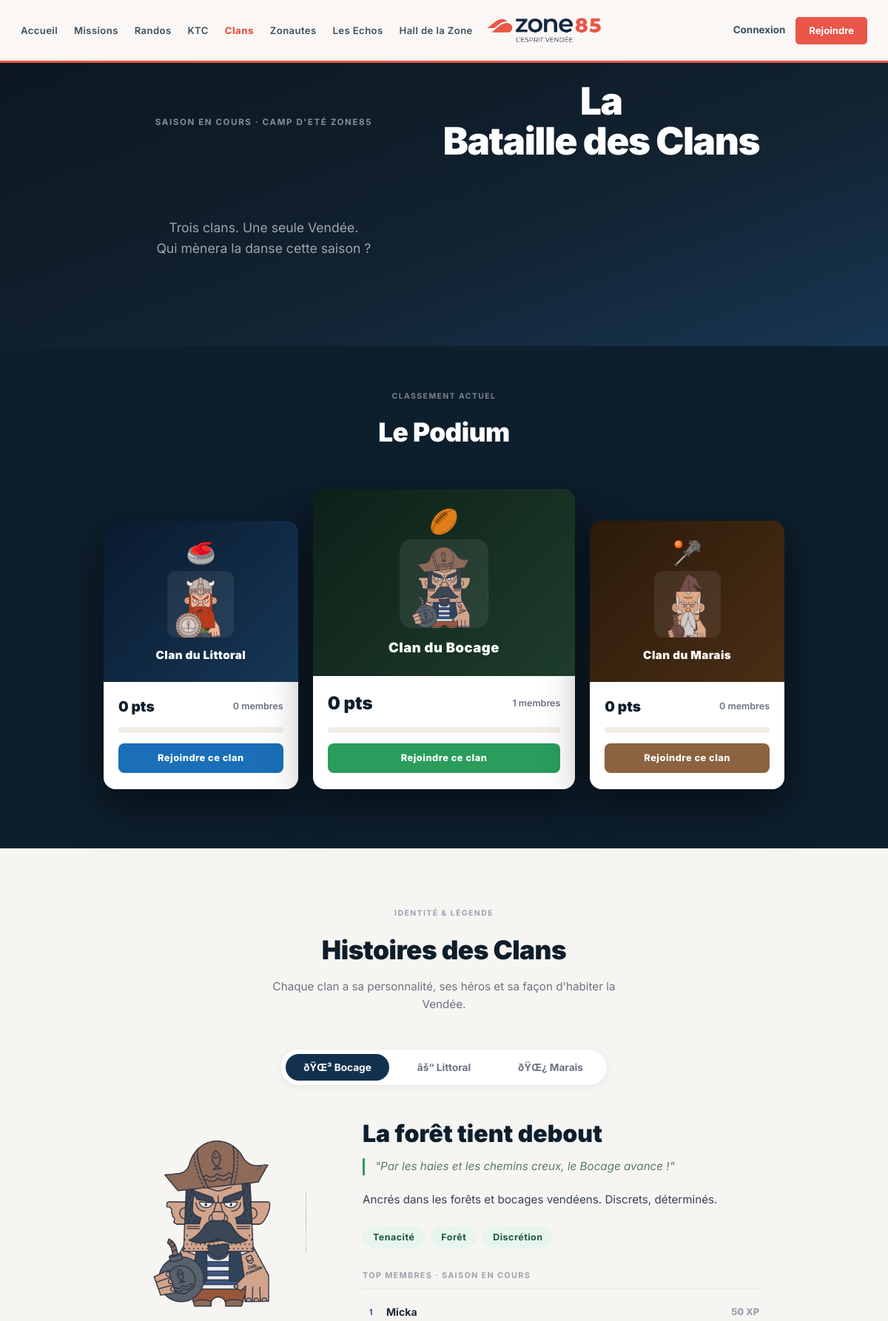
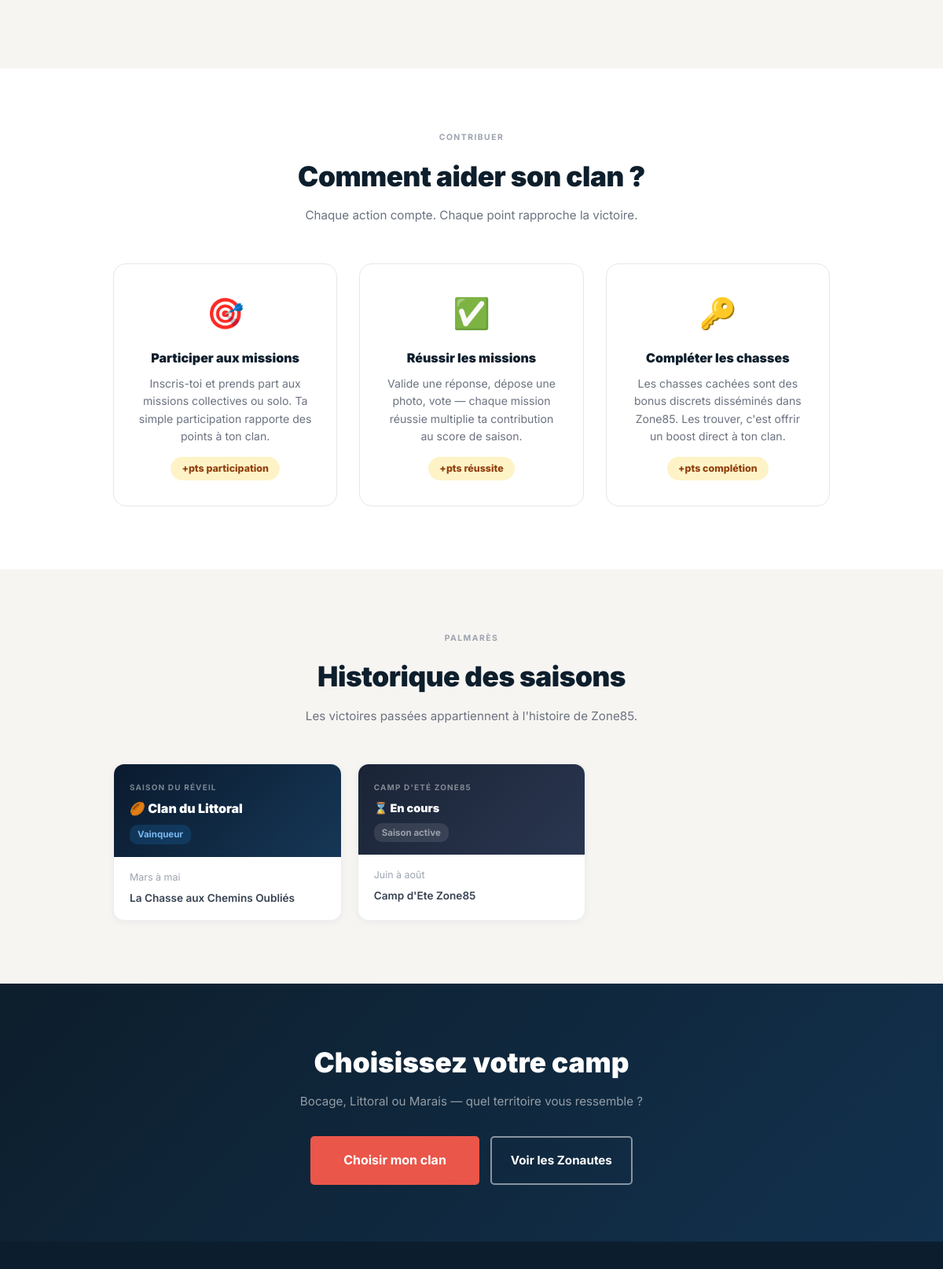
The app's page /clans.php (upper part) with its own data (2 pictures, top to bottom).
### tables this page shows
CREATE TABLE IF NOT EXISTS seasons (
  id                 INT UNSIGNED AUTO_INCREMENT PRIMARY KEY,
  title              VARCHAR(200) NOT NULL,
  slug               VARCHAR(200) NOT NULL,
  description        TEXT,
  description_long   TEXT NULL,
  period_label       VARCHAR(100),
  start_date         DATE,
  end_date           DATE,
  closed_at          DATETIME NULL,
  status             ENUM('upcoming','active','archived') NOT NULL DEFAULT 'upcoming',
  theme_color        VARCHAR(20),
  color_primary      VARCHAR(20) NULL,
  color_secondary    VARCHAR(20) NULL,
  emoji              VARCHAR(20) NULL,
  image_url          VARCHAR(255) NULL,
  badge_reward_id    INT UNSIGNED NULL,
  grande_mission_id  INT UNSIGNED NULL,
  winner_clan_id     INT UNSIGNED NULL,
  main_game_id       INT UNSIGNED NULL,
  created_at         DATETIME NOT NULL DEFAULT CURRENT_TIMESTAMP,
  updated_at         DATETIME NOT NULL DEFAULT CURRENT_TIMESTAMP ON UPDATE CURRENT_TIMESTAMP,
  UNIQUE KEY uq_seasons_slug (slug),
  KEY idx_seasons_status (status),
  KEY idx_seasons_dates  (start_date, end_date)
);

CREATE TABLE IF NOT EXISTS clans (
  id               INT UNSIGNED AUTO_INCREMENT PRIMARY KEY,
  name             VARCHAR(100) NOT NULL,
  slug             VARCHAR(100) NOT NULL,
  description      TEXT,
  mascot_image     VARCHAR(255),
  color_primary    VARCHAR(20) DEFAULT '#12314e',
  color_secondary  VARCHAR(20) DEFAULT '#163756',
  motto            VARCHAR(255),
  cry              VARCHAR(255),
  is_active        TINYINT(1) DEFAULT 1,
  created_at       DATETIME NOT NULL DEFAULT CURRENT_TIMESTAMP,
  updated_at       DATETIME NOT NULL DEFAULT CURRENT_TIMESTAMP ON UPDATE CURRENT_TIMESTAMP,
  UNIQUE KEY uq_clans_slug (slug)
);

CREATE TABLE IF NOT EXISTS season_trophies (
  id               INT UNSIGNED AUTO_INCREMENT PRIMARY KEY,
  season_id        INT UNSIGNED NOT NULL,
  winning_clan_id  INT UNSIGNED NOT NULL,
  runner_up_clan_id INT UNSIGNED NULL,
  title            VARCHAR(200),
  description      TEXT,
  score_final      INT UNSIGNED DEFAULT 0,
  clan_score       INT UNSIGNED DEFAULT 0,
  runner_up_score  INT UNSIGNED DEFAULT 0,
  trophy_image     VARCHAR(255) NULL,
  awarded_at       DATETIME NULL,
  notes            TEXT NULL,
  created_at       DATETIME NOT NULL DEFAULT CURRENT_TIMESTAMP,
  KEY idx_st_clan (winning_clan_id),
  CONSTRAINT fk_trophy_season    FOREIGN KEY (season_id)        REFERENCES seasons(id) ON DELETE CASCADE,
  CONSTRAINT fk_trophy_clan      FOREIGN KEY (winning_clan_id)  REFERENCES clans(id)   ON DELETE CASCADE,
  CONSTRAINT fk_trophy_runner_up FOREIGN KEY (runner_up_clan_id) REFERENCES clans(id)  ON DELETE SET NULL
);

CREATE TABLE IF NOT EXISTS games (
  id               INT UNSIGNED AUTO_INCREMENT PRIMARY KEY,
  season_id        INT UNSIGNED NULL,
  title            VARCHAR(200) NOT NULL,
  slug             VARCHAR(200) NOT NULL,
  description      TEXT,
  game_type        ENUM('seasonal_event','evergreen','hidden_hunt','premium_game','editorial_game') NOT NULL,
  status           ENUM('draft','active','archived','coming_soon') NOT NULL DEFAULT 'draft',
  is_paid          TINYINT(1) DEFAULT 0,
  is_collective    TINYINT(1) DEFAULT 0,
  cover_image      VARCHAR(255),
  rules            TEXT,
  start_date       DATE NULL,
  end_date         DATE NULL,
  created_at       DATETIME NOT NULL DEFAULT CURRENT_TIMESTAMP,
  updated_at       DATETIME NOT NULL DEFAULT CURRENT_TIMESTAMP ON UPDATE CURRENT_TIMESTAMP,
  UNIQUE KEY uq_games_slug (slug),
  CONSTRAINT fk_games_season FOREIGN KEY (season_id) REFERENCES seasons(id) ON DELETE SET NULL
);

### clans.php (the view, shortened to what the rows shown need)
<?php
require_once 'includes/data.php';
require_once 'includes/functions.php';
require_once 'includes/repositories.php';
if (db_enabled()) {
    $_clans_db = fetch_all_clans();
    if ($_clans_db !== null) $clans = $_clans_db;
    $_season_db = fetch_active_season();
    if ($_season_db !== null) $active_season = $_season_db;
    $_trophies_db = fetch_trophies();
}
$podium_clans = array_values($clans);
usort($podium_clans, fn($a, $b) => $a['podium_rank'] <=> $b['podium_rank']);
$by_rank = [];
foreach ($podium_clans as $c) {
    $by_rank[$c['podium_rank']] = $c;
}
$podium_display = [
    $by_rank[2] ?? null,
    $by_rank[1] ?? null,
    $by_rank[3] ?? null,
];
$clan_colors = [
    'bocage'   => ['bg' => '#0d2018', 'bg2' => '#1e3d2b', 'bar' => '#2a9d5c', 'medal' => '&#127947;'],
    'littoral' => ['bg' => '#0a1a2e', 'bg2' => '#163756', 'bar' => '#1a6fb8', 'medal' => '&#9875;'],
    'marais'   => ['bg' => '#2b1a0a', 'bg2' => '#4a2e15', 'bar' => '#8b6340', 'medal' => '&#127807;'],
];
$clan_keywords = [
    'bocage'   => ['Tenacité', 'Forêt', 'Discrétion'],
    'littoral' => ['Audace', 'Horizon', 'Sel'],
    'marais'   => ['Patience', 'Profondeur', 'Secrets'],
];
$clan_cries = [
    'bocage'   => '"Par les haies et les chemins creux, le Bocage avance !"',
    'littoral' => '"La mer nous appelle, les vagues nous portent !"',
    'marais'   => '"Dans le silence des eaux, la force attend."',
];
$rank_medals = [1 => '&#127945;', 2 => '&#129356;', 3 => '&#129357;'];
$archived_seasons = array_filter($seasons, fn($s) => $s['status'] === 'archived');
require_once 'includes/header.php';
?>
<section class="clans-hero">
  <div class="clans-hero-inner">
    <p class="overline-label">
      <?php if ($active_season): ?>
        Saison en cours &middot; <?= e($active_season['title']) ?>
      <?php else: ?>
        Zone85 &mdash; Vendée
      <?php endif; ?>
    </p>
    <h1>La Bataille&nbsp;des&nbsp;Clans</h1>
    <p class="hero-sub">Trois clans. Une seule Vendée.<br>Qui mènera la danse cette saison&nbsp;?</p>
  </div>
</section>
<section class="podium-section">
  <div class="section-header" style="color:#fff;">
    <h2 style="color:#fff;">Le Podium</h2>
  </div>
  <div class="podium-grid">
    <?php foreach ($podium_display as $clan): if (!$clan) continue;
      $rank  = (int)$clan['podium_rank'];
      $slug  = $clan['slug'];
      $col   = $clan_colors[$slug] ?? ['bg' => '#0d1e2c', 'bg2' => '#12314e', 'bar' => '#888', 'medal' => ''];
      $medal = $rank_medals[$rank] ?? '';
      $is_first = $rank === 1;
      $card_class = 'podium-card' . ($is_first ? ' podium-card-first' : '');
    ?>
    <div class="<?= e($card_class) ?>">
      <div class="pc-header" style="background:linear-gradient(135deg,<?= e($col['bg']) ?>,<?= e($col['bg2']) ?>);">
        <span class="pc-medal"><?= $medal ?></span>
        <div class="pc-masc">
          <img src="<?= img(e($clan['mascot'])) ?>" alt="Mascotte <?= e(ucfirst($slug)) ?>">
        </div>
        <div class="pc-clan-name"><?= e($clan['name']) ?></div>
      </div>
      <div class="pc-body">
        <div class="pc-score-row">
          <span class="pc-score"><?= format_score((int)$clan['season_score']) ?></span>
          <span class="pc-members"><?= (int)$clan['members_count'] ?> membres</span>
        </div>
        <div class="pc-bar-bg">
        </div>
        <a href="inscription.php?clan=<?= e($slug) ?>" class="pc-btn <?= e($slug) ?>-btn">
          Rejoindre ce clan
        </a>
      </div>
    </div>
    <?php endforeach; ?>
  </div>
</section>
<section class="clans-stories">
  <div class="container">
    <div class="section-header">
      <h2>Histoires des Clans</h2>
    </div>
    <div class="story-panels">
      <?php $first_panel = true; foreach (['bocage', 'littoral', 'marais'] as $slug):
        $c = $clans[$slug] ?? null;
        $panel_active = $first_panel ? ' active' : '';
        $first_panel  = false;
        $cry   = $clan_cries[$slug]    ?? '';
        $kws   = $clan_keywords[$slug] ?? [];
        $kw_cls = $slug . '-kw';
      ?>
      <div
        class="story-panel<?= $panel_active ?>"
        id="panel-<?= e($slug) ?>"
        data-clan="<?= e($slug) ?>"
        role="tabpanel"
        aria-labelledby="tab-<?= e($slug) ?>"
      >
        <div class="story-inner">
          <div class="story-masc-col">
            <img
              src="<?= img(e($c['mascot'])) ?>"
              alt="Mascotte <?= e(ucfirst($slug)) ?>"
              class="story-masc-img"
            >
          </div>
          <div class="story-info-col">
            <h3 class="story-hero-name"><?= e($c['hero_name']) ?></h3>
            <p class="story-cry"><?= e($cry) ?></p>
            <p class="story-desc"><?= e($c['description']) ?></p>
            <div class="story-keywords">
              <?php foreach ($kws as $kw): ?>
              <span class="story-kw <?= e($kw_cls) ?>"><?= e($kw) ?></span>
              <?php endforeach; ?>
            </div>
            <p class="story-top5-title">Top membres &middot; Saison en cours</p>
            <?php if (!empty($c['top_members'])): ?>
            <ol class="story-top5-list">
              <?php foreach (array_slice($c['top_members'], 0, 5) as $i => $member): ?>
              <li>
                <span class="st-rank"><?= $i + 1 ?></span>
                <span class="st-name"><?= e($member['pseudo']) ?></span>
                <span class="st-xp"><?= format_xp((int)$member['xp_season']) ?></span>
              </li>
              <?php endforeach; ?>
            </ol>
            <?php else: ?>
            <p class="story-empty">Rejoins le clan pour figurer ici.</p>
            <?php endif; ?>
          </div>
        </div>
      </div>
      <?php endforeach; ?>
    </div>
  </div>
</section>
<section class="clan-help">
  <div class="container">
    <div class="section-header">
      <h2>Comment aider son clan&nbsp;?</h2>
    </div>
  </div>
</section>
<section class="seasons-history">
  <div class="container">
    <div class="section-header">
      <h2>Historique des saisons</h2>
    </div>
    <div class="seasons-grid">
      <?php foreach ($archived_seasons as $s):
        $wc    = $s['winner_clan'] ?? '';
        $hdr   = $wc ? 'shc-header-' . $wc : 'shc-header-none';
        $badge = $wc ? 'shc-badge-' . $wc  : 'shc-badge-none';
        $winner_label = $s['winner_label'] ?? ($wc ? ucfirst($wc) : 'En cours');
      ?>
      <div class="season-hist-card">
        <div class="shc-header <?= e($hdr) ?>">
          <p class="shc-season-label"><?= e($s['title']) ?></p>
          <div class="shc-winner">&#127945; <?= e($winner_label) ?></div>
          <span class="shc-winner-badge <?= e($badge) ?>">Vainqueur</span>
        </div>
        <div class="shc-body">
          <p class="shc-period"><?= e($s['period'] ?? '') ?></p>
          <?php if (!empty($s['main_mission'])): ?>
          <p class="shc-mission"><?= e($s['main_mission']) ?></p>
          <?php endif; ?>
        </div>
      </div>
      <?php endforeach; ?>
      <?php if ($active_season): ?>
      <div class="season-hist-card">
        <div class="shc-header shc-header-none">
          <p class="shc-season-label"><?= e($active_season['title']) ?></p>
          <div class="shc-winner" style="font-size:.9rem;">&#8987; En cours</div>
          <span class="shc-winner-badge shc-badge-none">Saison active</span>
        </div>
        <div class="shc-body">
          <p class="shc-period"><?= e($active_season['period'] ?? '') ?></p>
          <?php if (!empty($active_season['main_mission'])): ?>
          <p class="shc-mission"><?= e($active_season['main_mission']) ?></p>
          <?php endif; ?>
        </div>
      </div>
      <?php endif; ?>
    </div>
  </div>
</section>
<section class="clans-cta">
  <div class="container">
    <h2>Choisissez votre camp</h2>
  </div>
</section>
<?php
require_once 'includes/footer.php';
?>

### records on screen
seasons: title "CAMP D'ETÉ ZONE85", period_label "Juin à août", main_game.title "Camp d'Ete Zone85"
clans: id "🥌", mascot_image+slug (picture), name "Clan du Littoral", season_score "0 pts", members_count "0"
clans: id "🏉", mascot_image+slug (picture), name "Clan du Bocage", season_score "0 pts", members_count "1", mascot_image (picture), motto "La forêt tient debout", description "Ancrés dans les forêts et bocages vendéens. Discrets, déterminés."
clans: id "🥍", mascot_image+slug (picture), name "Clan du Marais", season_score "0 pts", members_count "0"
season_trophies: season.title "SAISON DU RÉVEIL", winning_clan.name "Clan du Littoral", period "Mars à mai", main_mission "La Chasse aux Chemins Oubliés"

### other values on screen
$_nl['label'] "Accueil"
$_nl['label'] "Missions"
$_nl['label'] "Randos"
$_nl['label'] "KTC"
$_nl['label'] "Clans"
$_nl['label'] "Zonautes"
$_nl['label'] "Les Echos"
$_nl['label'] "Hall de la Zone"
$c['label'] "ðŸŒ³ Bocage"
$c['label'] "âš“ Littoral"
$c['label'] "ðŸŒ¿ Marais"
$cry "\"Par les haies et les chemins creux, le Bocage avance !\""
$kw "Tenacité"
$kw "Forêt"
$kw "Discrétion"
